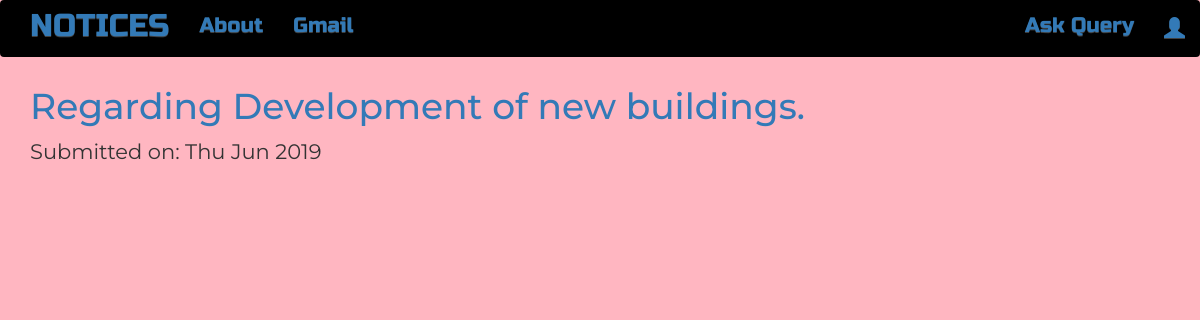
Page /query/ on the committed database.
### notice/models.py (models this page shows, shortened)
class queries(models.Model):
    author = models.CharField(max_length=250)
    regno = models.CharField(max_length=100)
    email = models.EmailField()
    contact = models.PositiveIntegerField()
    subject = models.CharField(max_length=500)
    text = models.TextField()
    created_date = models.DateTimeField(default=timezone.now)

### notice/views.py (the view)
# urls.py: path(r'query/',views.QueryListView.as_view(),name='queries_list'),
class QueryListView(ListView):
    model = queries

### notice/templates/notice/queries_list.html
{% extends 'notice/base.html' %}
{% block content %}
<div class="centerstage">
    {% for query in queries_list %}
        <div class="notice">
            <h1><a href="{% url 'queries_detail' pk=query.pk %}">{{ query.subject }}</a></h1>
            <div class="date">
                <p>Submitted on: {{ query.created_date|date:"D M Y"}}</p>
    {% endfor %}
</div>
{% endblock %}

### notice/static/css/notice.css (style rules this page uses)
.centerstage { margin-left: auto; margin-right: auto; }
.loader { filter:hue-rotate(0deg); color: linear-gradient(45deg,#0f8,#08f); animation:hue 5000ms infinite linear; }

### rows in the picture
queries: subject "Regarding Development of new buildings.", created_date "Thu Jun 2019"
